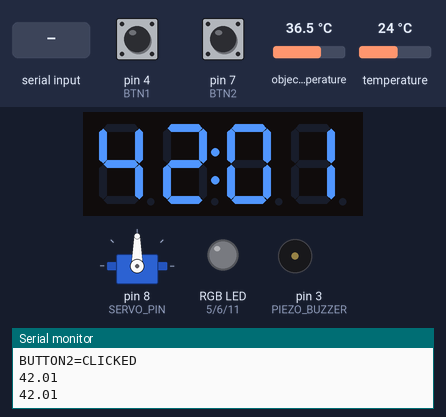
The sketch below on a simulated Arduino Uno, built with avr-gcc and run on an emulated ATmega328P. Parts: 4-digit seven-segment display, servo, an RGB LED mixed from three pins (HIGH = lit), buzzer (waves = sounding), the last lines printed to the serial monitor. The test bench sets the inputs (shaded band); at power-on: object temperature 36.5 °C, pin 7 (BTN2) HIGH, pin 4 (BTN1) HIGH, temperature 24 °C.

Above: at 1.2 s.
1.3 s: "SERVO=\n" received over Serial
At 1.9 s:
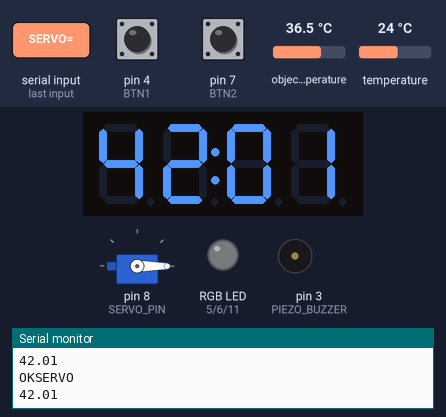
Timing chart, 0 to 2.5 s (numbered marks = the images above; inputs shaded):
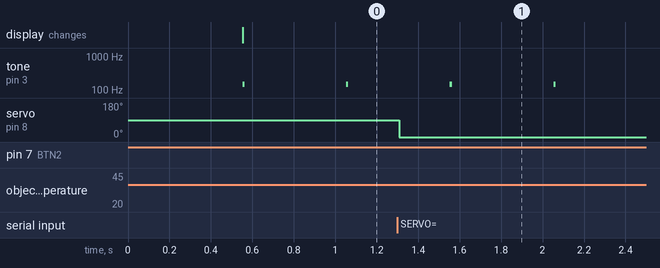

Measured:
- by itself, tone on pin 3 (PIEZO_BUZZER): alternates 150 Hz for 0.01 s and silent for 0.49 s

The sketch:

ARDUINO_PYTHON.ino
```cpp
#include <DHT.h>
#include <DHT_U.h>

#include <TM1637TinyDisplay.h>
#include <Adafruit_MLX90614.h>
#include <Servo.h>

#define PIEZO_BUZZER 3
#define BTN1 4
#define BTN2 7
#define CLK 9
#define DIO 10
#define LED_RED 5
#define LED_GREEN 6
#define LED_BLUE 11
#define SERVO_PIN 8
#define VR_PIN A0
#define DHTPIN 2

#define DHTTYPE DHT11

TM1637TinyDisplay display(CLK, DIO);
Adafruit_MLX90614 mlx = Adafruit_MLX90614();
Servo myservo;
DHT dht(DHTPIN, DHTTYPE);

float calibrationValue = 5.5;

void setup() {
  Serial.begin(9600);
  mlx.begin();
  display.setBrightness(BRIGHT_5);

  pinMode(BTN1, INPUT_PULLUP);
  pinMode(BTN2, INPUT_PULLUP);
  pinMode(LED_RED, OUTPUT);
  pinMode(LED_GREEN, OUTPUT);
  pinMode(LED_BLUE, OUTPUT);
  myservo.attach(SERVO_PIN);
}

void loop() {
  if(Serial.available() > 0){
    String strRead = Serial.readStringUntil('\n');
    if(strRead.indexOf("RGB=") != -1){
      int commaIndex1 = strRead.indexOf(",");
      int commaIndex2 = strRead.indexOf(",", commaIndex1 + 1);

      int redValue = strRead.substring(4, commaIndex1).toInt();
      int greenValue = strRead.substring(commaIndex1 + 1, commaIndex2).toInt();
      int blueValue = strRead.substring(commaIndex2 + 1, strRead.length()).toInt();
      redLedSet(redValue, greenValue, blueValue);
      Serial.println("OKRGB");
    }else if(strRead.indexOf("SERVO=") != -1){
      int servoDigree = strRead.substring(6, strRead.length()).toInt();
      if(servoDigree <= 180){
        myservo.write(servoDigree);
        Serial.println("OKSERVO");
      }
    } else if(strRead.indexOf("FND=") != -1){
      float fndValue = strRead.substring(4, strRead.length()).toFloat();
      display.showNumber(fndValue);
      Serial.println("OKFND");
    } else if(strRead.indexOf("VR=?") != -1){
      Serial.print("VR=");
      Serial.println(analogRead(VR_PIN));
    } else if(strRead.indexOf("TEMPERATURE=?") != -1){
      sendTemperature();
    } else if(strRead.indexOf("HUMIDITY=?") != -1){
      sendHumidity();
    } else if(strRead.indexOf("AMBIENT=?") != -1){
      float ambientTemp = mlx.readAmbientTempC();
      Serial.print("AMBIENT=");
      Serial.println(ambientTemp);
    } else if(strRead.indexOf("OBJECT=?") != -1){
      float objectTemp = mlx.readObjectTempC();
      Serial.print("OBJECT=");
      Serial.println(objectTemp);
    }
  }

  float objectTempC = objectTemp();
  if (objectTemp != 0) {
    if (objectTempC >= 34) {
      Serial.println(objectTempC);
      if (objectTempC >= 37) {
        while (true) {
          display.showNumber(objectTempC);
          for (int freq = 150; freq <= 1800; freq += 2) {
            tone(PIEZO_BUZZER, freq, 10);
          }
          for (int freq = 1800; freq >= 150; freq -= 2) {
            tone(PIEZO_BUZZER, freq, 10);
          }
          if(digitalRead(BTN2)==HIGH) break;
        }
        // delay(3000);
      }
    }
    // display.showString("");
  }

  if (btn1() == 1) Serial.println("BUTTON1=CLICKED");
  if (btn2() == 1) Serial.println("BUTTON2=CLICKED");
}

float objectTemp() {
  static unsigned long currTime = 0;
  static unsigned long prevTime = 0;

  currTime = millis();
  if (currTime - prevTime >= 500) {
    prevTime = currTime;
    float ambientTemp = mlx.readAmbientTempC();
    float objectTemp = mlx.readObjectTempC();
    objectTemp = objectTemp + calibrationValue;
    return objectTemp;
  }
  return 0;
}

void redLedSet(int red, int green, int blue)
{
  analogWrite(LED_RED, red);
  analogWrite(LED_GREEN, green);
  analogWrite(LED_BLUE, blue);
}

int btn1() {
  static int currBtn = 0;
  static int prevBtn = 0;

  currBtn = digitalRead(BTN1);
  if(currBtn != prevBtn){
    prevBtn = currBtn;
    if(currBtn == 1){
      return 1;
    }
    delay(50);
  }
  return 0;
}

int btn2(){
  static int currBtn = 0;
  static int prevBtn = 0;

  currBtn = digitalRead(BTN2);
  if(currBtn != prevBtn){
    prevBtn = currBtn;
    if(currBtn == 1){
      return 1;
    }
    delay(50);
  }
  return 0;
}

void sendTemperature()
{
  float temperature = dht.readTemperature();
  if (!isnan(temperature))
  {
    Serial.print("TEMPERATURE=");
    Serial.println(temperature);
  }
  else
  {
    Serial.print("TEMPERATURE=");
    Serial.println(0);
  }
}

void sendHumidity()
{
  float humidity = dht.readHumidity();
  if (!isnan(humidity))
  {
    Serial.print("HUMIDITY=");
    Serial.println(humidity);
  }
  else
  {
    Serial.print("HUMIDITY=");
    Serial.println(0);
  }
}
```
